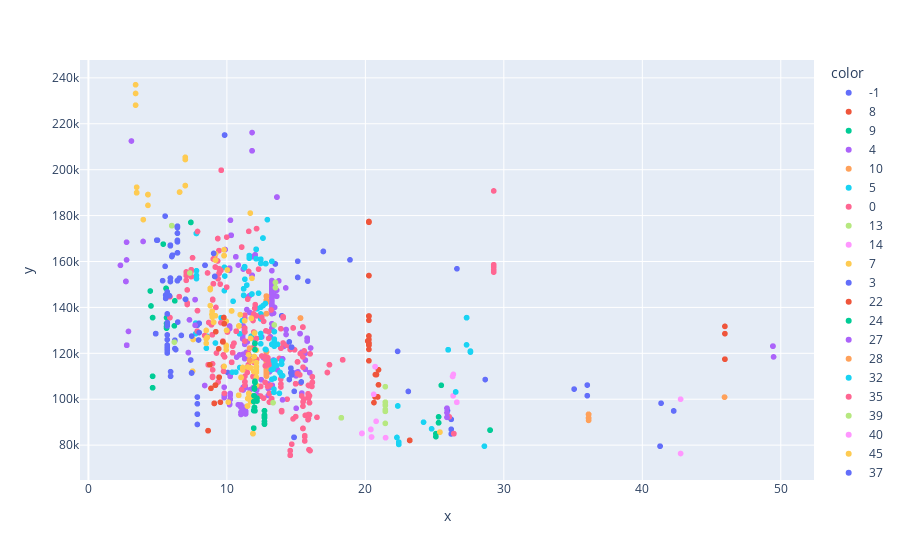

Notebook code for this chart:
### Code cell
px.scatter(x = one_flat.distance,
    y = one_flat.price_per_sq_meter, color = one_flat.cluster_label)#district

### Figure 1 — Plotly figure (JSON) as saved in the notebook; plotly's stock layout.template omitted (floating-point values rounded to 4 significant figures; data arrays with more than 128 entries replaced by an {"elided": "..."} marker saying what was removed)
{"data": [{"hoverlabel": {"namelength": 0}, "hovertemplate": "color=-1<br>x=%{x}<br>y=%{y}", "legendgroup": "-1", "marker": {"color": "#636efa", "symbol": "circle"}, "mode": "markers", "name": "-1", "showlegend": true, "type": "scattergl", "x": [36.02, 41.28, 4.943, 35.08, 36.02, 41.28, 4.943, 16.96, 15.12, 13.5, 8.421, 42.27, 4.943, 16.96, 15.12, 25.93, 28.65, 13.5, 10.06, 15.12, 26.61, 23.1, 13.96, 26.2, 6.026, 15.85, 41.35, 8.421, 42.27, 4.988, 26.2, 26.2, 18.89, 16.96, 25.93, 22.33], "xaxis": "x", "y": [106154, 79545, 169283, 104412, 101538, 79545, 169283, 164382, 153071, 158921, 158349, 94900, 169283, 164382, 153071, 95062, 108571, 158921, 111643, 160112, 156840, 103395, 136364, 91232, 162162, 151429, 98259, 158349, 94900, 169283, 86905, 84884, 160714, 164382, 95062, 120851], "yaxis": "y"}, {"hoverlabel": {"namelength": 0}, "hovertemplate": "color=8<br>x=%{x}<br>y=%{y}", "legendgroup": "8", "marker": {"color": "#EF553B", "symbol": "circle"}, "mode": "markers", "name": "8", "showlegend": true, "type": "scattergl", "x": [23.2, 23.2, 23.2, 23.2], "xaxis": "x", "y": [82073, 82073, 82073, 82073], "yaxis": "y"}, {"hoverlabel": {"namelength": 0}, "hovertemplate": "color=9<br>x=%{x}<br>y=%{y}", "legendgroup": "9", "marker": {"color": "#00cc96", "symbol": "circle"}, "mode": "markers", "name": "9", "showlegend": true, "type": "scattergl", "x": [5.642, 4.637, 5.642, 4.637, 5.608, 5.642, 4.637, 4.637, 6.24, 5.608, 6.209, 5.642, 5.404, 4.468, 4.637, 4.637, 4.521], "xaxis": "x", "y": [135550, 105000, 132992, 105000, 148285, 131714, 135556, 110000, 142857, 148285, 131978, 130946, 167568, 147152, 135556, 110000, 140625], "yaxis": "y"}, {"hoverlabel": {"namelength": 0}, "hovertemplate": "color=4<br>x=%{x}<br>y=%{y}", "legendgroup": "4", "marker": {"color": "#ab63fa", "symbol": "circle"}, "mode": "markers", "name": "4", "showlegend": true, "type": "scattergl", "x": {"elided": "315 float values"}, "xaxis": "x", "y": {"elided": "315 int values"}, "yaxis": "y"}, {"hoverlabel": {"namelength": 0}, "hovertemplate": "color=10<br>x=%{x}<br>y=%{y}", "legendgroup": "10", "marker": {"color": "#FFA15A", "symbol": "circle"}, "mode": "markers", "name": "10", "showlegend": true, "type": "scattergl", "x": [12.86, 12.86, 12.86, 12.86, 12.86, 12.86, 12.86, 12.86, 12.86, 12.86, 12.86, 12.86, 12.86, 12.86, 12.86, 12.86, 12.86, 12.86, 12.86, 12.86, 12.86, 12.86, 12.86, 12.86, 12.86, 12.86, 12.86, 12.86, 12.86, 12.86, 12.86, 12.86, 12.86, 12.86, 12.86, 12.86, 12.86, 12.86, 12.86, 12.86, 12.86, 12.86, 12.86, 12.86, 12.86, 12.86, 12.86, 12.86, 12.86, 12.86, 12.86, 12.86, 12.86, 12.86, 12.86, 12.86, 12.86, 12.86, 12.86, 12.86, 12.86, 12.86, 12.86, 12.86, 12.86, 12.86, 12.86, 12.86, 12.86, 12.86, 12.86, 12.86, 12.86, 12.86, 12.86, 12.86, 12.86, 12.86, 12.86, 12.86, 12.86, 12.86, 12.86], "xaxis": "x", "y": [142200, 142200, 143100, 143100, 112200, 113475, 116450, 120700, 110925, 110075, 120700, 120700, 144900, 143100, 143100, 137250, 144900, 144900, 137250, 143100, 112200, 115175, 116450, 120700, 120700, 120700, 110925, 110075, 143100, 143100, 112200, 115175, 116450, 112625, 120700, 120700, 120700, 111775, 144900, 143100, 143100, 144900, 137250, 144900, 137250, 143100, 116955, 117300, 112200, 115175, 120700, 120700, 120700, 112625, 111775, 143100, 143100, 115175, 112200, 117300, 112625, 120700, 120700, 120700, 111775, 144900, 143100, 143100, 144900, 137250, 144900, 137250, 143100, 116955, 117300, 112200, 115175, 120700, 112625, 120700, 120700, 111775, 118670], "yaxis": "y"}, {"hoverlabel": {"namelength": 0}, "hovertemplate": "color=5<br>x=%{x}<br>y=%{y}", "legendgroup": "5", "marker": {"color": "#19d3f3", "symbol": "circle"}, "mode": "markers", "name": "5", "showlegend": true, "type": "scattergl", "x": [12.11, 12.44, 13.25, 13.33, 12.61, 12.11, 12.44, 8.57, 13.25, 13.22, 13.25, 12.18, 11.21, 11.21, 12.11, 12.44, 13.25, 13.33, 12.61, 12.11, 12.44, 10.92, 11.76, 12.03, 12.44, 11.28, 9.586, 11.27, 12.44, 9.819, 12.82, 7.791, 11.81, 11.62, 8.57, 13.25, 13.22, 13.25, 12.18, 11.21, 11.21, 10.45, 12.11, 12.44, 13.25, 13.33, 12.61, 12.11, 12.44, 10.92, 11.76, 12.03, 12.44, 10.65, 7.75, 8.518, 11.44, 12.44, 11.28, 9.586, 11.27, 12.44, 9.819, 12.78, 7.803, 11.81, 9.851, 11.62, 10.39, 8.57, 13.25, 13.22, 13.25, 12.18, 7.75, 11.21, 11.21, 13.42, 10.93, 9.174, 9.819, 7.803, 12.82, 12.78, 12.28, 12.92, 12.11, 12.0, 12.44, 12.11, 12.44, 12.78, 7.803, 10.93, 11.76, 12.03, 12.44, 11.3, 7.803, 11.12, 12.62, 13.25, 7.75], "xaxis": "x", "y": [165301, 124161, 115363, 113128, 170213, 161202, 160949, 127389, 124000, 112857, 160072, 139394, 145244, 148122, 165301, 128635, 116488, 113128, 170213, 161202, 160949, 128527, 127381, 125758, 140026, 157728, 135493, 157295, 137143, 157454, 159091, 172226, 145833, 162571, 127361, 123854, 112857, 160072, 139394, 145244, 148122, 142683, 165301, 126957, 116488, 113128, 170213, 161202, 160949, 128527, 127381, 125758, 135000, 111801, 133144, 122222, 149722, 159143, 157728, 135493, 157295, 137143, 157454, 159091, 172226, 145833, 153659, 161429, 111765, 127361, 123854, 112857, 160072, 139394, 128571, 145244, 148122, 116488, 113802, 124491, 147297, 155977, 121588, 141698, 146192, 178218, 165301, 129014, 126957, 161202, 160949, 121731, 152543, 128527, 127381, 125758, 135000, 152276, 153940, 134257, 140833, 108674, 133144], "yaxis": "y"}, {"hoverlabel": {"namelength": 0}, "hovertemplate": "color=0<br>x=%{x}<br>y=%{y}", "legendgroup": "0", "marker": {"color": "#FF6692", "symbol": "circle"}, "mode": "markers", "name": "0", "showlegend": true, "type": "scattergl", "x": {"elided": "271 float values"}, "xaxis": "x", "y": {"elided": "271 int values"}, "yaxis": "y"}, {"hoverlabel": {"namelength": 0}, "hovertemplate": "color=13<br>x=%{x}<br>y=%{y}", "legendgroup": "13", "marker": {"color": "#B6E880", "symbol": "circle"}, "mode": "markers", "name": "13", "showlegend": true, "type": "scattergl", "x": [13.33, 13.51, 13.51, 13.42], "xaxis": "x", "y": [98471, 148614, 150864, 132353], "yaxis": "y"}, {"hoverlabel": {"namelength": 0}, "hovertemplate": "color=14<br>x=%{x}<br>y=%{y}", "legendgroup": "14", "marker": {"color": "#FF97FF", "symbol": "circle"}, "mode": "markers", "name": "14", "showlegend": true, "type": "scattergl", "x": [20.39, 20.44, 20.39, 20.44, 20.39, 20.39], "xaxis": "x", "y": [86842, 83548, 86842, 83548, 86842, 86842], "yaxis": "y"}, {"hoverlabel": {"namelength": 0}, "hovertemplate": "color=7<br>x=%{x}<br>y=%{y}", "legendgroup": "7", "marker": {"color": "#FECB52", "symbol": "circle"}, "mode": "markers", "name": "7", "showlegend": true, "type": "scattergl", "x": [9.796, 10.86, 11.58, 12.13, 11.14, 9.179, 12.13, 11.72, 11.72, 11.73, 11.88, 9.179, 12.13, 11.73, 10.87, 7.565, 9.796, 10.86, 11.58, 12.13, 11.14, 9.179, 12.13, 11.96, 11.88, 11.71, 8.582, 8.507, 10.03, 9.042, 9.98, 11.02, 11.72, 11.72, 11.88, 9.179, 12.13, 11.73, 11.98, 10.87, 11.98, 7.565, 9.796, 10.86, 11.49, 11.49, 11.49, 11.58, 12.13, 11.14, 9.179, 12.13, 11.96, 11.88, 11.71, 8.507, 10.34, 9.796, 7.523, 8.945, 12.13, 8.582, 8.507, 10.03, 9.042, 9.98, 10.1, 9.17, 11.02, 8.8, 8.8, 8.8, 8.8, 8.8, 11.72, 11.72, 11.88, 11.81, 9.179, 12.13, 11.73, 11.5, 11.57, 11.28, 11.5, 11.98, 10.87, 11.98, 9.796, 8.939, 8.507, 10.96, 12.13, 11.14, 11.69, 12.13, 11.96, 11.88, 8.922, 11.77, 11.99, 10.34, 9.95, 9.95, 9.95, 9.95], "xaxis": "x", "y": [165116, 101737, 102532, 109565, 113837, 160606, 106101, 99000, 99000, 116667, 85005, 163303, 121420, 113636, 131915, 126042, 162558, 101737, 102532, 112754, 113023, 160606, 106101, 112000, 101333, 126471, 126953, 126366, 156293, 133523, 130000, 109510, 99000, 99000, 85005, 163303, 114174, 116667, 118571, 131915, 118571, 126042, 162558, 101737, 97019, 97023, 97003, 101013, 115942, 112791, 160606, 106101, 112000, 101333, 126471, 124359, 138462, 114300, 112219, 135744, 111732, 126953, 126366, 156293, 133523, 130000, 98738, 136364, 109510, 140773, 147772, 148272, 148272, 148272, 99000, 99000, 85005, 152672, 163303, 114174, 116667, 114040, 119318, 134199, 100295, 118571, 131915, 118571, 162558, 138303, 130000, 136842, 115942, 112791, 181081, 106101, 112000, 101333, 136944, 135237, 128812, 138462, 121500, 134000, 123000, 123500], "yaxis": "y"}, {"hoverlabel": {"namelength": 0}, "hovertemplate": "color=3<br>x=%{x}<br>y=%{y}", "legendgroup": "3", "marker": {"color": "#636efa", "symbol": "circle"}, "mode": "markers", "name": "3", "showlegend": true, "type": "scattergl", "x": [6.429, 5.693, 6.429, 7.998, 5.58, 6.429, 6.429, 5.696, 5.919, 6.429, 5.693, 7.998, 5.58, 7.868, 7.012, 6.243, 7.451, 5.919, 5.854, 5.92, 6.429, 6.429, 5.696, 6.061, 4.86, 6.061, 5.919, 4.86, 6.429, 5.693, 7.998, 5.58, 7.868, 7.012, 5.693, 5.693, 5.693, 5.693, 5.693, 5.693, 5.693, 5.693, 5.693, 5.693, 5.693, 5.693, 7.868, 7.868, 7.868, 6.711, 7.868, 7.459, 6.243, 7.451, 5.919, 5.854, 5.92, 6.429, 6.429, 5.696, 7.39, 7.954, 5.695, 6.216, 6.567, 6.307, 4.86, 5.919, 4.86, 6.429, 5.693, 7.998, 5.358, 5.539, 5.539, 5.58, 7.012, 6.456, 7.868, 5.935, 5.935], "xaxis": "x", "y": [168551, 120155, 175385, 129032, 143898, 151652, 174769, 146712, 167114, 163768, 120155, 133065, 145337, 132270, 143541, 125714, 111433, 151282, 145078, 152778, 151652, 172308, 146712, 162730, 128571, 162730, 167114, 128571, 163768, 120155, 133065, 145337, 132270, 143541, 128008, 122376, 121868, 123527, 125961, 122569, 122648, 121415, 131912, 132542, 121826, 121672, 89000, 93500, 98000, 127809, 100940, 127500, 122056, 111433, 151282, 145078, 152778, 151652, 169231, 133368, 117089, 125796, 137188, 125000, 152703, 121622, 128571, 166829, 128571, 163768, 123514, 133065, 151645, 179775, 157895, 145337, 143541, 133616, 93500, 110000, 112000], "yaxis": "y"}, {"hoverlabel": {"namelength": 0}, "hovertemplate": "color=22<br>x=%{x}<br>y=%{y}", "legendgroup": "22", "marker": {"color": "#EF553B", "symbol": "circle"}, "mode": "markers", "name": "22", "showlegend": true, "type": "scattergl", "x": [20.26, 20.26, 20.26, 20.7, 20.73, 20.26, 20.26, 20.26, 20.26, 20.26, 20.89, 20.8, 20.26, 20.26, 20.17, 20.26, 20.26, 20.26, 20.26, 20.89, 20.8, 20.26, 20.95, 20.26, 20.26, 20.95, 20.26, 20.17, 20.26, 20.26, 20.26, 20.26, 20.62, 20.26, 20.89, 20.8, 20.26, 20.95, 20.26, 20.26], "xaxis": "x", "y": [123580, 136236, 124444, 101005, 110740, 177381, 136236, 124444, 177095, 123580, 101005, 110740, 177381, 153861, 125364, 136236, 124444, 177095, 123580, 101005, 110740, 177381, 112837, 116750, 121702, 106268, 153861, 125364, 136236, 124444, 177119, 134384, 98528, 123580, 101005, 110740, 177381, 112837, 127575, 126006], "yaxis": "y"}, {"hoverlabel": {"namelength": 0}, "hovertemplate": "color=24<br>x=%{x}<br>y=%{y}", "legendgroup": "24", "marker": {"color": "#00cc96", "symbol": "circle"}, "mode": "markers", "name": "24", "showlegend": true, "type": "scattergl", "x": [25.48, 25.29, 25.09, 25.29, 25.09, 25.29, 25.09, 25.29], "xaxis": "x", "y": [106061, 92308, 85013, 89744, 83721, 89744, 83721, 89744], "yaxis": "y"}, {"hoverlabel": {"namelength": 0}, "hovertemplate": "color=27<br>x=%{x}<br>y=%{y}", "legendgroup": "27", "marker": {"color": "#ab63fa", "symbol": "circle"}, "mode": "markers", "name": "27", "showlegend": true, "type": "scattergl", "x": [14.02, 14.02, 14.02, 14.02, 14.02, 14.25], "xaxis": "x", "y": [117568, 117568, 117568, 117568, 99732, 148485], "yaxis": "y"}, {"hoverlabel": {"namelength": 0}, "hovertemplate": "color=28<br>x=%{x}<br>y=%{y}", "legendgroup": "28", "marker": {"color": "#FFA15A", "symbol": "circle"}, "mode": "markers", "name": "28", "showlegend": true, "type": "scattergl", "x": [36.12, 36.12, 36.12, 36.12, 36.12, 36.12, 36.12, 36.12], "xaxis": "x", "y": [93421, 91842, 93421, 91842, 93421, 91842, 93421, 90789], "yaxis": "y"}, {"hoverlabel": {"namelength": 0}, "hovertemplate": "color=32<br>x=%{x}<br>y=%{y}", "legendgroup": "32", "marker": {"color": "#19d3f3", "symbol": "circle"}, "mode": "markers", "name": "32", "showlegend": true, "type": "scattergl", "x": [13.42, 13.42, 13.95, 13.42, 13.95, 13.42, 13.42, 13.59, 13.47, 13.65, 14.02, 13.42, 13.95, 13.84, 13.84, 13.42, 13.42, 13.4, 13.59, 13.47, 13.65, 14.02, 13.42, 13.95, 13.79, 13.42, 13.84, 13.84, 13.42, 13.4], "xaxis": "x", "y": [116822, 115385, 116541, 129462, 115288, 124299, 115385, 114706, 116610, 123922, 110238, 129462, 115288, 111663, 111663, 126168, 125641, 104396, 114706, 116610, 123922, 110238, 129462, 110276, 102564, 109091, 111663, 111663, 123077, 103022], "yaxis": "y"}, {"hoverlabel": {"namelength": 0}, "hovertemplate": "color=35<br>x=%{x}<br>y=%{y}", "legendgroup": "35", "marker": {"color": "#FF6692", "symbol": "circle"}, "mode": "markers", "name": "35", "showlegend": true, "type": "scattergl", "x": [26.05, 26.39, 26.05, 26.39, 26.05, 26.39, 26.39], "xaxis": "x", "y": [92330, 85000, 92330, 85000, 92330, 85000, 85000], "yaxis": "y"}, {"hoverlabel": {"namelength": 0}, "hovertemplate": "color=39<br>x=%{x}<br>y=%{y}", "legendgroup": "39", "marker": {"color": "#B6E880", "symbol": "circle"}, "mode": "markers", "name": "39", "showlegend": true, "type": "scattergl", "x": [21.44, 21.44, 21.44, 21.44, 21.44, 21.44, 21.44, 21.44, 21.44], "xaxis": "x", "y": [97368, 97368, 89474, 94737, 98684, 94737, 105462, 95465, 98684], "yaxis": "y"}, {"hoverlabel": {"namelength": 0}, "hovertemplate": "color=40<br>x=%{x}<br>y=%{y}", "legendgroup": "40", "marker": {"color": "#FF97FF", "symbol": "circle"}, "mode": "markers", "name": "40", "showlegend": true, "type": "scattergl", "x": [19.75, 19.75, 19.75, 19.75], "xaxis": "x", "y": [85106, 85106, 85106, 85106], "yaxis": "y"}, {"hoverlabel": {"namelength": 0}, "hovertemplate": "color=45<br>x=%{x}<br>y=%{y}", "legendgroup": "45", "marker": {"color": "#FECB52", "symbol": "circle"}, "mode": "markers", "name": "45", "showlegend": true, "type": "scattergl", "x": [4.3, 4.3, 4.3, 3.966, 3.407, 3.407, 3.407, 3.484, 3.484, 3.484, 4.3], "xaxis": "x", "y": [189153, 189153, 184447, 178241, 228107, 237002, 233209, 192348, 189908, 190000, 189153], "yaxis": "y"}, {"hoverlabel": {"namelength": 0}, "hovertemplate": "color=37<br>x=%{x}<br>y=%{y}", "legendgroup": "37", "marker": {"color": "#636efa", "symbol": "circle"}, "mode": "markers", "name": "37", "showlegend": true, "type": "scattergl", "x": [14.85, 14.67, 14.67, 14.85, 14.62, 14.62, 14.67, 14.67, 14.67, 14.85, 14.62, 14.62, 14.67, 15.37, 14.86, 14.67, 14.67, 14.85, 14.62, 14.62, 14.51, 14.51, 14.67, 15.37], "xaxis": "x", "y": [83407, 110606, 111875, 83407, 111500, 111500, 110606, 122686, 110938, 83407, 113500, 113500, 110606, 107513, 103448, 122686, 110938, 83407, 113500, 113500, 108589, 125000, 110606, 107513], "yaxis": "y"}, {"hoverlabel": {"namelength": 0}, "hovertemplate": "color=52<br>x=%{x}<br>y=%{y}", "legendgroup": "52", "marker": {"color": "#EF553B", "symbol": "circle"}, "mode": "markers", "name": "52", "showlegend": true, "type": "scattergl", "x": [9.088, 9.088, 9.088, 9.088], "xaxis": "x", "y": [98191, 98191, 98191, 98191], "yaxis": "y"}, {"hoverlabel": {"namelength": 0}, "hovertemplate": "color=54<br>x=%{x}<br>y=%{y}", "legendgroup": "54", "marker": {"color": "#00cc96", "symbol": "circle"}, "mode": "markers", "name": "54", "showlegend": true, "type": "scattergl", "x": [11.99, 11.94, 12.03, 11.96, 11.99, 11.94, 12.17, 12.03, 12.03, 12.03, 11.96, 11.94, 11.94, 11.99, 11.94, 11.99, 12.72, 12.72, 12.72, 12.72, 12.72, 12.72, 12.72, 12.17, 12.03, 12.03, 12.17, 12.03, 11.96, 11.94, 11.94, 11.99, 11.99, 12.03, 12.72, 12.72, 12.72, 11.96], "xaxis": "x", "y": [96399, 98972, 107838, 101527, 96399, 87404, 99209, 124286, 121585, 107297, 101527, 95109, 95109, 96399, 87404, 104444, 90375, 92577, 93105, 94974, 91899, 89402, 89094, 100485, 124286, 121585, 100000, 107297, 101527, 95109, 95109, 104958, 96399, 94944, 93105, 91899, 94974, 94972], "yaxis": "y"}, {"hoverlabel": {"namelength": 0}, "hovertemplate": "color=60<br>x=%{x}<br>y=%{y}", "legendgroup": "60", "marker": {"color": "#ab63fa", "symbol": "circle"}, "mode": "markers", "name": "60", "showlegend": true, "type": "scattergl", "x": [49.43, 49.43, 49.43, 49.48, 49.43], "xaxis": "x", "y": [123115, 123115, 123115, 118438, 123115], "yaxis": "y"}, {"hoverlabel": {"namelength": 0}, "hovertemplate": "color=43<br>x=%{x}<br>y=%{y}", "legendgroup": "43", "marker": {"color": "#FFA15A", "symbol": "circle"}, "mode": "markers", "name": "43", "showlegend": true, "type": "scattergl", "x": [15.32, 15.32, 15.32], "xaxis": "x", "y": [135366, 135366, 135366], "yaxis": "y"}, {"hoverlabel": {"namelength": 0}, "hovertemplate": "color=42<br>x=%{x}<br>y=%{y}", "legendgroup": "42", "marker": {"color": "#19d3f3", "symbol": "circle"}, "mode": "markers", "name": "42", "showlegend": true, "type": "scattergl", "x": [22.42, 22.34, 22.28, 22.42, 22.34, 22.28, 22.42, 22.34, 24.2, 24.78], "xaxis": "x", "y": [81295, 97059, 83333, 80336, 97059, 83333, 80336, 97059, 90000, 87112], "yaxis": "y"}, {"hoverlabel": {"namelength": 0}, "hovertemplate": "color=57<br>x=%{x}<br>y=%{y}", "legendgroup": "57", "marker": {"color": "#FF6692", "symbol": "circle"}, "mode": "markers", "name": "57", "showlegend": true, "type": "scattergl", "x": [17.26, 14.79, 18.36, 14.06, 14.06, 17.41, 17.26, 14.79, 18.36, 14.06, 14.06, 17.41, 14.79, 16.01, 18.36, 14.06, 15.1, 14.06], "xaxis": "x", "y": [111643, 131060, 117164, 135922, 135474, 115029, 111643, 131060, 117164, 135922, 135474, 115029, 131060, 119760, 117164, 124498, 111111, 135922], "yaxis": "y"}, {"hoverlabel": {"namelength": 0}, "hovertemplate": "color=25<br>x=%{x}<br>y=%{y}", "legendgroup": "25", "marker": {"color": "#B6E880", "symbol": "circle"}, "mode": "markers", "name": "25", "showlegend": true, "type": "scattergl", "x": [6.021, 6.021, 6.021, 6.204], "xaxis": "x", "y": [175610, 175610, 175610, 124865], "yaxis": "y"}, {"hoverlabel": {"namelength": 0}, "hovertemplate": "color=17<br>x=%{x}<br>y=%{y}", "legendgroup": "17", "marker": {"color": "#FF97FF", "symbol": "circle"}, "mode": "markers", "name": "17", "showlegend": true, "type": "scattergl", "x": [26.3, 26.3, 26.6, 26.3, 26.34, 26.35, 26.6], "xaxis": "x", "y": [109948, 109948, 98684, 109948, 101493, 110833, 98684], "yaxis": "y"}, {"hoverlabel": {"namelength": 0}, "hovertemplate": "color=33<br>x=%{x}<br>y=%{y}", "legendgroup": "33", "marker": {"color": "#FECB52", "symbol": "circle"}, "mode": "markers", "name": "33", "showlegend": true, "type": "scattergl", "x": [6.996, 6.996, 6.585, 6.996, 6.996, 6.585, 6.996, 6.996, 6.996], "xaxis": "x", "y": [204450, 193066, 190238, 204450, 193066, 190238, 204450, 204450, 205405], "yaxis": "y"}, {"hoverlabel": {"namelength": 0}, "hovertemplate": "color=76<br>x=%{x}<br>y=%{y}", "legendgroup": "76", "marker": {"color": "#636efa", "symbol": "circle"}, "mode": "markers", "name": "76", "showlegend": true, "type": "scattergl", "x": [9.123, 9.123, 9.123, 9.044], "xaxis": "x", "y": [153488, 153488, 153488, 163529], "yaxis": "y"}, {"hoverlabel": {"namelength": 0}, "hovertemplate": "color=1<br>x=%{x}<br>y=%{y}", "legendgroup": "1", "marker": {"color": "#EF553B", "symbol": "circle"}, "mode": "markers", "name": "1", "showlegend": true, "type": "scattergl", "x": [9.714, 9.175, 8.643, 9.439, 9.78, 9.808, 9.714, 9.175, 8.643, 9.439, 8.851, 9.78, 9.808, 9.714, 9.175, 8.643, 9.531, 9.201, 8.773, 9.411, 9.439], "xaxis": "x", "y": [125000, 106145, 86288, 109574, 135594, 132868, 125000, 106145, 86288, 109574, 104737, 135594, 132868, 125000, 106145, 86288, 98701, 129412, 115000, 121975, 109574], "yaxis": "y"}, {"hoverlabel": {"namelength": 0}, "hovertemplate": "color=16<br>x=%{x}<br>y=%{y}", "legendgroup": "16", "marker": {"color": "#00cc96", "symbol": "circle"}, "mode": "markers", "name": "16", "showlegend": true, "type": "scattergl", "x": [29.01, 29.01, 29.01], "xaxis": "x", "y": [86523, 86545, 86545], "yaxis": "y"}, {"hoverlabel": {"namelength": 0}, "hovertemplate": "color=79<br>x=%{x}<br>y=%{y}", "legendgroup": "79", "marker": {"color": "#ab63fa", "symbol": "circle"}, "mode": "markers", "name": "79", "showlegend": true, "type": "scattergl", "x": [25.9, 25.9, 25.9, 25.9, 25.9], "xaxis": "x", "y": [94118, 92105, 92105, 96078, 96078], "yaxis": "y"}, {"hoverlabel": {"namelength": 0}, "hovertemplate": "color=77<br>x=%{x}<br>y=%{y}", "legendgroup": "77", "marker": {"color": "#FFA15A", "symbol": "circle"}, "mode": "markers", "name": "77", "showlegend": true, "type": "scattergl", "x": [45.94, 45.94], "xaxis": "x", "y": [100917, 100917], "yaxis": "y"}, {"hoverlabel": {"namelength": 0}, "hovertemplate": "color=50<br>x=%{x}<br>y=%{y}", "legendgroup": "50", "marker": {"color": "#19d3f3", "symbol": "circle"}, "mode": "markers", "name": "50", "showlegend": true, "type": "scattergl", "x": [27.31, 27.59, 26.52, 28.6, 27.31, 27.59, 26.52, 27.31, 27.31], "xaxis": "x", "y": [135526, 120971, 103175, 79545, 135526, 120519, 103175, 123684, 135526], "yaxis": "y"}, {"hoverlabel": {"namelength": 0}, "hovertemplate": "color=84<br>x=%{x}<br>y=%{y}", "legendgroup": "84", "marker": {"color": "#FF6692", "symbol": "circle"}, "mode": "markers", "name": "84", "showlegend": true, "type": "scattergl", "x": [29.27, 29.27, 29.27, 29.27, 29.27, 29.27], "xaxis": "x", "y": [157678, 158571, 190744, 155379, 158571, 156440], "yaxis": "y"}, {"hoverlabel": {"namelength": 0}, "hovertemplate": "color=38<br>x=%{x}<br>y=%{y}", "legendgroup": "38", "marker": {"color": "#B6E880", "symbol": "circle"}, "mode": "markers", "name": "38", "showlegend": true, "type": "scattergl", "x": [18.26, 18.26], "xaxis": "x", "y": [91922, 91922], "yaxis": "y"}, {"hoverlabel": {"namelength": 0}, "hovertemplate": "color=6<br>x=%{x}<br>y=%{y}", "legendgroup": "6", "marker": {"color": "#FF97FF", "symbol": "circle"}, "mode": "markers", "name": "6", "showlegend": true, "type": "scattergl", "x": [21.46, 20.7, 21.46, 20.7, 20.6, 20.78], "xaxis": "x", "y": [83230, 114184, 83230, 114184, 102128, 90385], "yaxis": "y"}, {"hoverlabel": {"namelength": 0}, "hovertemplate": "color=66<br>x=%{x}<br>y=%{y}", "legendgroup": "66", "marker": {"color": "#FECB52", "symbol": "circle"}, "mode": "markers", "name": "66", "showlegend": true, "type": "scattergl", "x": [25.38, 25.38], "xaxis": "x", "y": [85666, 85666], "yaxis": "y"}, {"hoverlabel": {"namelength": 0}, "hovertemplate": "color=85<br>x=%{x}<br>y=%{y}", "legendgroup": "85", "marker": {"color": "#636efa", "symbol": "circle"}, "mode": "markers", "name": "85", "showlegend": true, "type": "scattergl", "x": [9.836, 9.836], "xaxis": "x", "y": [215081, 215081], "yaxis": "y"}, {"hoverlabel": {"namelength": 0}, "hovertemplate": "color=81<br>x=%{x}<br>y=%{y}", "legendgroup": "81", "marker": {"color": "#EF553B", "symbol": "circle"}, "mode": "markers", "name": "81", "showlegend": true, "type": "scattergl", "x": [45.96, 45.96, 45.96, 45.96], "xaxis": "x", "y": [117442, 131733, 128569, 117442], "yaxis": "y"}, {"hoverlabel": {"namelength": 0}, "hovertemplate": "color=53<br>x=%{x}<br>y=%{y}", "legendgroup": "53", "marker": {"color": "#00cc96", "symbol": "circle"}, "mode": "markers", "name": "53", "showlegend": true, "type": "scattergl", "x": [7.4, 7.4], "xaxis": "x", "y": [177037, 177037], "yaxis": "y"}, {"hoverlabel": {"namelength": 0}, "hovertemplate": "color=36<br>x=%{x}<br>y=%{y}", "legendgroup": "36", "marker": {"color": "#ab63fa", "symbol": "circle"}, "mode": "markers", "name": "36", "showlegend": true, "type": "scattergl", "x": [7.704, 7.704, 7.704], "xaxis": "x", "y": [143391, 143391, 132242], "yaxis": "y"}, {"hoverlabel": {"namelength": 0}, "hovertemplate": "color=80<br>x=%{x}<br>y=%{y}", "legendgroup": "80", "marker": {"color": "#FFA15A", "symbol": "circle"}, "mode": "markers", "name": "80", "showlegend": true, "type": "scattergl", "x": [11.64, 11.64, 11.64, 11.64], "xaxis": "x", "y": [122250, 117021, 122250, 117021], "yaxis": "y"}, {"hoverlabel": {"namelength": 0}, "hovertemplate": "color=41<br>x=%{x}<br>y=%{y}", "legendgroup": "41", "marker": {"color": "#19d3f3", "symbol": "circle"}, "mode": "markers", "name": "41", "showlegend": true, "type": "scattergl", "x": [25.98, 25.98, 25.98, 25.98], "xaxis": "x", "y": [121547, 121547, 121547, 121547], "yaxis": "y"}, {"hoverlabel": {"namelength": 0}, "hovertemplate": "color=75<br>x=%{x}<br>y=%{y}", "legendgroup": "75", "marker": {"color": "#FF6692", "symbol": "circle"}, "mode": "markers", "name": "75", "showlegend": true, "type": "scattergl", "x": [12.14, 12.14], "xaxis": "x", "y": [174324, 174324], "yaxis": "y"}, {"hoverlabel": {"namelength": 0}, "hovertemplate": "color=74<br>x=%{x}<br>y=%{y}", "legendgroup": "74", "marker": {"color": "#B6E880", "symbol": "circle"}, "mode": "markers", "name": "74", "showlegend": true, "type": "scattergl", "x": [7.321], "xaxis": "x", "y": [154994], "yaxis": "y"}, {"hoverlabel": {"namelength": 0}, "hovertemplate": "color=19<br>x=%{x}<br>y=%{y}", "legendgroup": "19", "marker": {"color": "#FF97FF", "symbol": "circle"}, "mode": "markers", "name": "19", "showlegend": true, "type": "scattergl", "x": [42.76, 42.76], "xaxis": "x", "y": [76350, 100000], "yaxis": "y"}], "layout": {"legend": {"title": {"text": "color"}, "tracegroupgap": 0}, "margin": {"t": 60}, "xaxis": {"anchor": "y", "domain": [0, 1], "title": {"text": "x"}}, "yaxis": {"anchor": "x", "domain": [0, 1], "title": {"text": "y"}}}}
